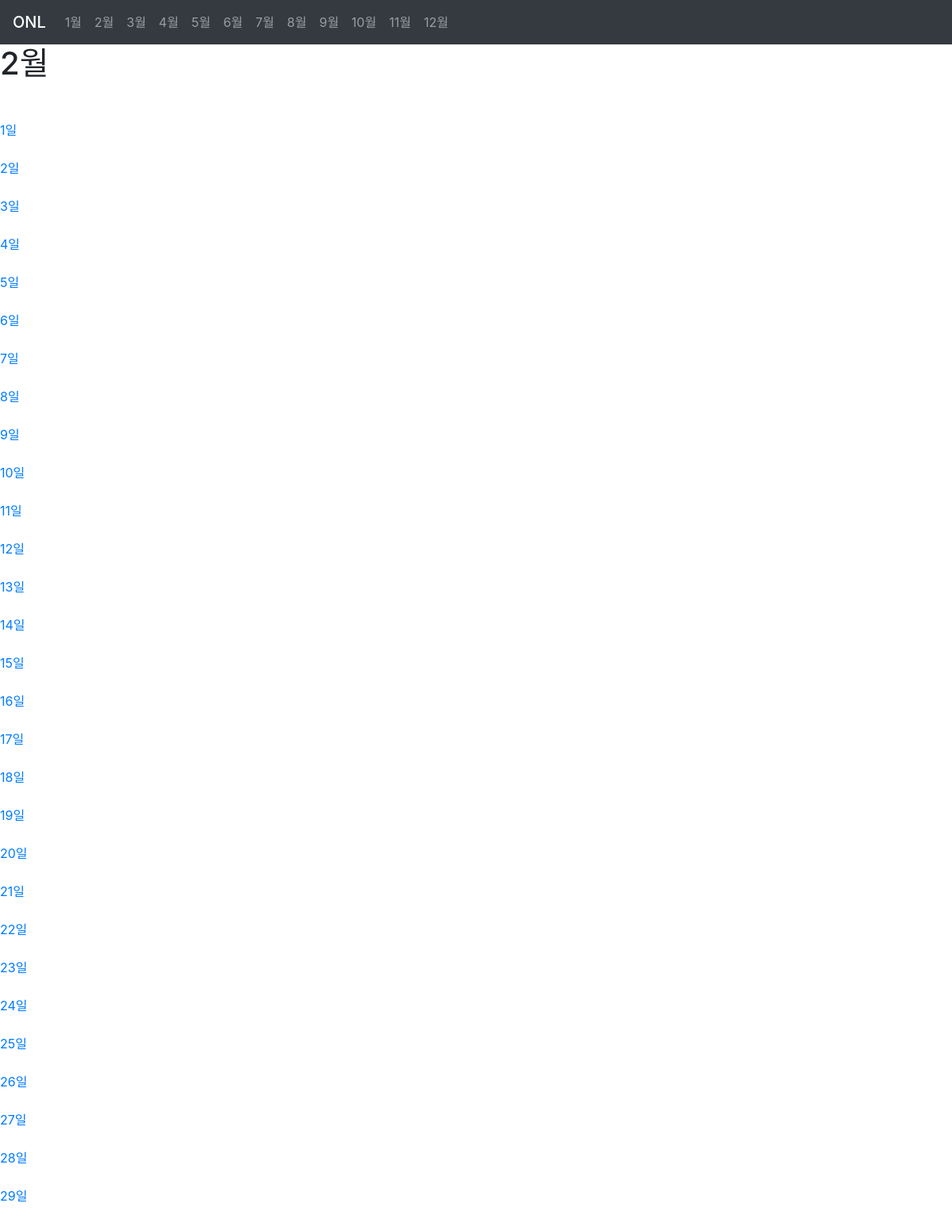
Page /2/ on the committed database.
### date/models.py (models this page shows, shortened)
class Onl(models.Model):
    month = models.PositiveSmallIntegerField("월", blank=True, )
    day = models.PositiveSmallIntegerField("일", blank=True, )
    date = models.DateField('날짜', blank=True, null=True, )
    slug = models.SlugField(max_length=20, allow_unicode=True, unique=True, blank=True, )
    events = models.TextField(max_length=500, verbose_name="사건", blank=True,)
    class Meta:
        ordering = ('month', 'day',)
    def day_with_dlf(self):
        return str(self.day) + "일"
    def month_in_string(self):
        return str(self.month)

### date/views.py (the view)
# urls.py: path('<int:month>/', OnlMonthLV.as_view(), name='month LV'),
class OnlMonthLV(ListView):
    template_name = "date/onl_month_list.html"
    model = Onl

### date/templates/date/onl_month_list.html (shortened to what this page needs)
{% extends 'base.html' %}
{% block content %}
    <h1>{{ request.path|cut:'/' }}월</h1><br>
    <table class="table">
        {% for onl in onl_list %}
            {% if onl.month_in_string == request.path|cut:'/' %}
                <tr>
                    <a href="{% url 'OnlDV' onl.slug %}">
                    {{ onl.day_with_dlf }}</a><br><br>
                </tr>
            {% endif %}
        {% endfor %}
    </table>
{% endblock %}

### rows in the picture
Onl: day_with_dlf "1일"
Onl: day_with_dlf "2일"
Onl: day_with_dlf "3일"
Onl: day_with_dlf "4일"
Onl: day_with_dlf "5일"
Onl: day_with_dlf "6일"
Onl: day_with_dlf "7일"
Onl: day_with_dlf "8일"
Onl: day_with_dlf "9일"
Onl: day_with_dlf "10일"
Onl: day_with_dlf "11일"
Onl: day_with_dlf "12일"
Onl: day_with_dlf "13일"
Onl: day_with_dlf "14일"
Onl: day_with_dlf "15일"
Onl: day_with_dlf "16일"
Onl: day_with_dlf "17일"
Onl: day_with_dlf "18일"
Onl: day_with_dlf "19일"
Onl: day_with_dlf "20일"
Onl: day_with_dlf "21일"
Onl: day_with_dlf "22일"
Onl: day_with_dlf "23일"
Onl: day_with_dlf "24일"
Onl: day_with_dlf "25일"
Onl: day_with_dlf "26일"
Onl: day_with_dlf "27일"
Onl: day_with_dlf "28일"
Onl: day_with_dlf "29일"

### other values in the picture
{{ request.path|cut:'/' }} "2"
